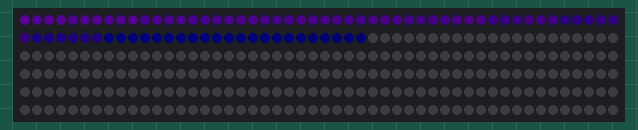
Simulated run of this sketch. Board: Arduino Uno, built with avr-gcc and run on an emulated ATmega328P. Shown: 300 RGB LEDs in strip order, left to right, continuing on the next row. Dim RGB values are drawn brighter than linear.

Above: at 7.3 s.

The sketch:

ws2813prueba.ino
```cpp
#include <FastLED.h>

// How many leds in your strip?
#define NUM_LEDS 300

// Color mode
# define COLOR_MODE GRB

// For led chips like WS2812, which have a data line, ground, and power, you just
// need to define DATA_PIN.  For led chipsets that are SPI based (four wires - data, clock,
// ground, and power), like the LPD8806 define both DATA_PIN and CLOCK_PIN
// Clock pin only needed for SPI based chipsets when not using hardware SPI
#define DATA_PIN 7
#define CLOCK_PIN 13

// Define the array of leds
CRGB leds[NUM_LEDS];

void setup() {
    FastLED.addLeds<WS2813, DATA_PIN, COLOR_MODE>(leds, NUM_LEDS);
    LEDS.setBrightness(40);

}

void fadeall() { for(int i = 0; i < NUM_LEDS; i++) { leds[i].nscale8(250); } }

void loop() {
  // Turn the LED on, then pause
//  leds[0] = CRGB::Indigo;
//  FastLED.show();
//  delay(500);
//  // Now turn the LED off, then pause
//  leds[0] = CRGB::Black;
//  FastLED.show();
//  delay(500);

//  for(int i = 0; i < NUM_LEDS; i++){
//    leds[i] = CRGB::Purple;
//    FastLED.show();
//    delay(50);
//    leds[i] = CRGB::Black;
//  }

    /*Now with HSV*/
    static uint8_t hue = 0;
    static uint8_t cosa = 255;
    for(int i = 0; i < NUM_LEDS; i++){
        leds[i] = CHSV(hue++, 255, 255);
        FastLED.show();

        leds[i] = CRGB::Black;
        //delay(1);
    }

    for(int i = (NUM_LEDS) - 1; i >= 0; i--){
        leds[i] = CRGB::Indigo;
        FastLED.show();
        fadeall();
    }


    /*CHSV(color, saturation, brightness)
        -Lowe saturation -> close to white*/
//    leds[1] = CHSV(170, 255, 255);
//    FastLED.show();
//    delay(5);


}
```
